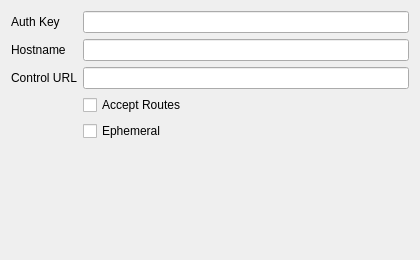
<?xml version="1.0" encoding="UTF-8"?>
<ui version="4.0">
 <class>EditTailscale</class>
 <widget class="QWidget" name="EditTailscale">
  <property name="geometry">
   <rect>
    <x>0</x>
    <y>0</y>
    <width>420</width>
    <height>260</height>
   </rect>
  </property>
  <property name="windowTitle">
   <string>Edit Tailscale</string>
  </property>
  <layout class="QGridLayout" name="gridLayout">
   <item row="0" column="0">
    <widget class="QLabel" name="auth_key_l">
     <property name="text">
      <string>Auth Key</string>
     </property>
    </widget>
   </item>
   <item row="0" column="1">
    <widget class="QLineEdit" name="auth_key"/>
   </item>
   <item row="1" column="0">
    <widget class="QLabel" name="hostname_l">
     <property name="text">
      <string>Hostname</string>
     </property>
    </widget>
   </item>
   <item row="1" column="1">
    <widget class="QLineEdit" name="hostname"/>
   </item>
   <item row="2" column="0">
    <widget class="QLabel" name="control_url_l">
     <property name="text">
      <string>Control URL</string>
     </property>
    </widget>
   </item>
   <item row="2" column="1">
    <widget class="QLineEdit" name="control_url"/>
   </item>
   <item row="3" column="1">
    <widget class="QCheckBox" name="accept_routes">
     <property name="text">
      <string>Accept Routes</string>
     </property>
    </widget>
   </item>
   <item row="4" column="1">
    <widget class="QCheckBox" name="ephemeral">
     <property name="text">
      <string>Ephemeral</string>
     </property>
    </widget>
   </item>
   <item row="5" column="1">
    <spacer name="verticalSpacer">
     <property name="orientation">
      <enum>Qt::Vertical</enum>
     </property>
     <property name="sizeHint" stdset="0">
      <size>
       <width>20</width>
       <height>40</height>
      </size>
     </property>
    </spacer>
   </item>
  </layout>
 </widget>
 <resources/>
 <connections/>
</ui>
